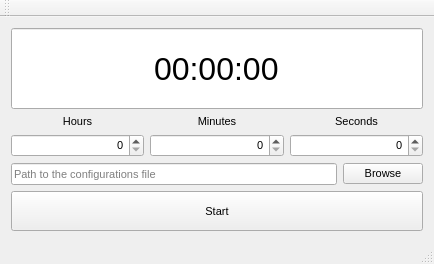
<?xml version="1.0" encoding="UTF-8"?>
<ui version="4.0">
 <class>HostDirector</class>
 <widget class="QMainWindow" name="HostDirector">
  <property name="geometry">
   <rect>
    <x>0</x>
    <y>0</y>
    <width>434</width>
    <height>264</height>
   </rect>
  </property>
  <property name="sizePolicy">
   <sizepolicy hsizetype="Ignored" vsizetype="Preferred">
    <horstretch>0</horstretch>
    <verstretch>0</verstretch>
   </sizepolicy>
  </property>
  <property name="font">
   <font>
    <pointsize>8</pointsize>
   </font>
  </property>
  <property name="contextMenuPolicy">
   <enum>Qt::DefaultContextMenu</enum>
  </property>
  <property name="windowTitle">
   <string>HostDirector</string>
  </property>
  <widget class="QWidget" name="centralWidget">
   <layout class="QVBoxLayout" name="verticalLayout">
    <item>
     <widget class="FontResizableLineEdit" name="lineEdit">
      <property name="sizePolicy">
       <sizepolicy hsizetype="Expanding" vsizetype="Expanding">
        <horstretch>0</horstretch>
        <verstretch>0</verstretch>
       </sizepolicy>
      </property>
      <property name="minimumSize">
       <size>
        <width>146</width>
        <height>45</height>
       </size>
      </property>
      <property name="font">
       <font>
        <pointsize>24</pointsize>
        <weight>50</weight>
        <italic>false</italic>
        <bold>false</bold>
        <underline>false</underline>
        <strikeout>false</strikeout>
        <stylestrategy>PreferDefault</stylestrategy>
        <kerning>true</kerning>
       </font>
      </property>
      <property name="cursor">
       <cursorShape>ArrowCursor</cursorShape>
      </property>
      <property name="focusPolicy">
       <enum>Qt::NoFocus</enum>
      </property>
      <property name="locale">
       <locale language="English" country="UnitedStates"/>
      </property>
      <property name="text">
       <string>00:00:00</string>
      </property>
      <property name="maxLength">
       <number>9</number>
      </property>
      <property name="frame">
       <bool>true</bool>
      </property>
      <property name="alignment">
       <set>Qt::AlignCenter</set>
      </property>
      <property name="readOnly">
       <bool>true</bool>
      </property>
     </widget>
    </item>
    <item>
     <layout class="QHBoxLayout" name="horizontalLayout">
      <item>
       <layout class="QVBoxLayout" name="verticalLayout_2">
        <item>
         <widget class="QLabel" name="label_2">
          <property name="sizePolicy">
           <sizepolicy hsizetype="Preferred" vsizetype="Fixed">
            <horstretch>0</horstretch>
            <verstretch>0</verstretch>
           </sizepolicy>
          </property>
          <property name="locale">
           <locale language="English" country="UnitedStates"/>
          </property>
          <property name="frameShape">
           <enum>QFrame::NoFrame</enum>
          </property>
          <property name="frameShadow">
           <enum>QFrame::Sunken</enum>
          </property>
          <property name="lineWidth">
           <number>2</number>
          </property>
          <property name="text">
           <string>Hours</string>
          </property>
          <property name="alignment">
           <set>Qt::AlignBottom|Qt::AlignHCenter</set>
          </property>
         </widget>
        </item>
        <item>
         <widget class="QSpinBox" name="spinBox_2">
          <property name="locale">
           <locale language="English" country="UnitedStates"/>
          </property>
          <property name="alignment">
           <set>Qt::AlignRight|Qt::AlignTrailing|Qt::AlignVCenter</set>
          </property>
          <property name="accelerated">
           <bool>true</bool>
          </property>
          <property name="maximum">
           <number>255</number>
          </property>
         </widget>
        </item>
       </layout>
      </item>
      <item>
       <layout class="QVBoxLayout" name="verticalLayout_3">
        <item>
         <widget class="QLabel" name="label">
          <property name="sizePolicy">
           <sizepolicy hsizetype="Preferred" vsizetype="Fixed">
            <horstretch>0</horstretch>
            <verstretch>0</verstretch>
           </sizepolicy>
          </property>
          <property name="locale">
           <locale language="English" country="UnitedStates"/>
          </property>
          <property name="frameShape">
           <enum>QFrame::NoFrame</enum>
          </property>
          <property name="frameShadow">
           <enum>QFrame::Sunken</enum>
          </property>
          <property name="lineWidth">
           <number>2</number>
          </property>
          <property name="text">
           <string>Minutes</string>
          </property>
          <property name="alignment">
           <set>Qt::AlignBottom|Qt::AlignHCenter</set>
          </property>
         </widget>
        </item>
        <item>
         <widget class="QSpinBox" name="spinBox_3">
          <property name="locale">
           <locale language="English" country="UnitedStates"/>
          </property>
          <property name="alignment">
           <set>Qt::AlignRight|Qt::AlignTrailing|Qt::AlignVCenter</set>
          </property>
          <property name="accelerated">
           <bool>true</bool>
          </property>
          <property name="maximum">
           <number>59</number>
          </property>
         </widget>
        </item>
       </layout>
      </item>
      <item>
       <layout class="QVBoxLayout" name="verticalLayout_4">
        <item>
         <widget class="QLabel" name="label_3">
          <property name="sizePolicy">
           <sizepolicy hsizetype="Preferred" vsizetype="Fixed">
            <horstretch>0</horstretch>
            <verstretch>0</verstretch>
           </sizepolicy>
          </property>
          <property name="locale">
           <locale language="English" country="UnitedStates"/>
          </property>
          <property name="frameShape">
           <enum>QFrame::NoFrame</enum>
          </property>
          <property name="frameShadow">
           <enum>QFrame::Sunken</enum>
          </property>
          <property name="lineWidth">
           <number>2</number>
          </property>
          <property name="text">
           <string>Seconds</string>
          </property>
          <property name="alignment">
           <set>Qt::AlignBottom|Qt::AlignHCenter</set>
          </property>
         </widget>
        </item>
        <item>
         <widget class="QSpinBox" name="spinBox">
          <property name="locale">
           <locale language="English" country="UnitedStates"/>
          </property>
          <property name="frame">
           <bool>true</bool>
          </property>
          <property name="alignment">
           <set>Qt::AlignRight|Qt::AlignTrailing|Qt::AlignVCenter</set>
          </property>
          <property name="accelerated">
           <bool>true</bool>
          </property>
          <property name="maximum">
           <number>59</number>
          </property>
         </widget>
        </item>
       </layout>
      </item>
     </layout>
    </item>
    <item>
     <layout class="QHBoxLayout" name="horizontalLayout_3">
      <item>
       <widget class="QLineEdit" name="lineEdit_2">
        <property name="maxLength">
         <number>1024</number>
        </property>
        <property name="placeholderText">
         <string>Path to the configurations file</string>
        </property>
       </widget>
      </item>
      <item>
       <widget class="QPushButton" name="pushButton">
        <property name="text">
         <string>Browse</string>
        </property>
       </widget>
      </item>
     </layout>
    </item>
    <item>
     <widget class="QPushButton" name="pushButton_2">
      <property name="sizePolicy">
       <sizepolicy hsizetype="Expanding" vsizetype="Fixed">
        <horstretch>0</horstretch>
        <verstretch>0</verstretch>
       </sizepolicy>
      </property>
      <property name="minimumSize">
       <size>
        <width>0</width>
        <height>40</height>
       </size>
      </property>
      <property name="text">
       <string>Start</string>
      </property>
     </widget>
    </item>
   </layout>
  </widget>
  <widget class="QMenuBar" name="menuBar">
   <property name="geometry">
    <rect>
     <x>0</x>
     <y>0</y>
     <width>434</width>
     <height>18</height>
    </rect>
   </property>
  </widget>
  <widget class="QToolBar" name="mainToolBar">
   <attribute name="toolBarArea">
    <enum>TopToolBarArea</enum>
   </attribute>
   <attribute name="toolBarBreak">
    <bool>false</bool>
   </attribute>
  </widget>
  <widget class="QStatusBar" name="statusBar"/>
 </widget>
 <layoutdefault spacing="6" margin="11"/>
 <customwidgets>
  <customwidget>
   <class>FontResizableLineEdit</class>
   <extends>QLineEdit</extends>
   <header>FontResizableLineEdit.h</header>
  </customwidget>
 </customwidgets>
 <resources/>
 <connections/>
</ui>
